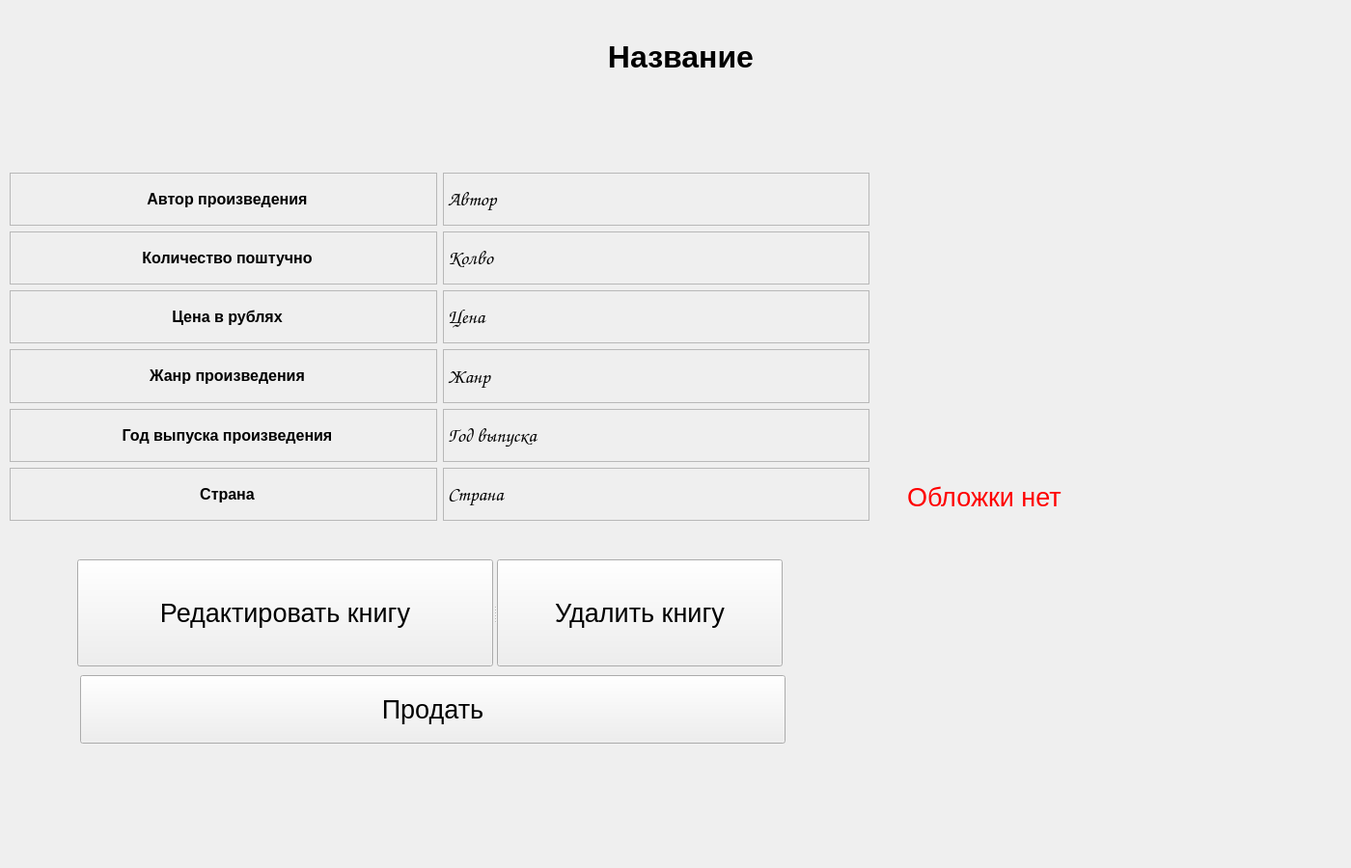
<?xml version="1.0" encoding="UTF-8"?>
<ui version="4.0">
 <class>Form</class>
 <widget class="QWidget" name="Form">
  <property name="enabled">
   <bool>true</bool>
  </property>
  <property name="geometry">
   <rect>
    <x>0</x>
    <y>0</y>
    <width>1400</width>
    <height>900</height>
   </rect>
  </property>
  <property name="minimumSize">
   <size>
    <width>1400</width>
    <height>900</height>
   </size>
  </property>
  <property name="maximumSize">
   <size>
    <width>1400</width>
    <height>900</height>
   </size>
  </property>
  <property name="baseSize">
   <size>
    <width>1400</width>
    <height>900</height>
   </size>
  </property>
  <property name="acceptDrops">
   <bool>false</bool>
  </property>
  <property name="windowTitle">
   <string>Больше информации о выбранной вами книге</string>
  </property>
  <property name="autoFillBackground">
   <bool>true</bool>
  </property>
  <property name="locale">
   <locale language="Russian" country="Russia"/>
  </property>
  <widget class="QLabel" name="titlelabel">
   <property name="geometry">
    <rect>
     <x>260</x>
     <y>30</y>
     <width>891</width>
     <height>96</height>
    </rect>
   </property>
   <property name="maximumSize">
    <size>
     <width>900</width>
     <height>900</height>
    </size>
   </property>
   <property name="toolTip">
    <string>&lt;html&gt;&lt;head/&gt;&lt;body&gt;&lt;p&gt;font-family: Impact, Charcoal, sans-serif&lt;/p&gt;&lt;p&gt;font-size: 48pt&lt;/p&gt;&lt;/body&gt;&lt;/html&gt;</string>
   </property>
   <property name="whatsThis">
    <string>&lt;html&gt;&lt;head/&gt;&lt;body&gt;&lt;p&gt;font-family: Impact, Charcoal, sans-serif&lt;/p&gt;&lt;p&gt;font-size: 48pt&lt;/p&gt;&lt;/body&gt;&lt;/html&gt;</string>
   </property>
   <property name="styleSheet">
    <string notr="true">font-family: 'Comic Sans MS', Gadget, sans-serif;
font-size: 24pt;</string>
   </property>
   <property name="text">
    <string>&lt;html&gt;&lt;head/&gt;&lt;body&gt;&lt;p align=&quot;center&quot;&gt;&lt;span style=&quot; font-weight:600;&quot;&gt;Название&lt;br/&gt;&lt;/span&gt;&lt;/p&gt;&lt;/body&gt;&lt;/html&gt;</string>
   </property>
  </widget>
  <widget class="QWidget" name="layoutWidget">
   <property name="geometry">
    <rect>
     <x>10</x>
     <y>179</y>
     <width>891</width>
     <height>361</height>
    </rect>
   </property>
   <layout class="QHBoxLayout" name="horizontalLayout">
    <item>
     <layout class="QVBoxLayout" name="verticalLayout_2">
      <item>
       <widget class="QLabel" name="label_3">
        <property name="styleSheet">
         <string notr="true">font-family: 'Comic Sans MS', Gadget, sans-serif;
font-size: 24pt;</string>
        </property>
        <property name="frameShape">
         <enum>QFrame::StyledPanel</enum>
        </property>
        <property name="text">
         <string>&lt;html&gt;&lt;head/&gt;&lt;body&gt;&lt;p align=&quot;center&quot;&gt;&lt;span style=&quot; font-size:12pt; font-weight:600;&quot;&gt;Автор произведения&lt;/span&gt;&lt;/p&gt;&lt;/body&gt;&lt;/html&gt;</string>
        </property>
       </widget>
      </item>
      <item>
       <widget class="QLabel" name="label_4">
        <property name="styleSheet">
         <string notr="true">font-family: 'Comic Sans MS', Gadget, sans-serif;
font-size: 24pt;</string>
        </property>
        <property name="frameShape">
         <enum>QFrame::StyledPanel</enum>
        </property>
        <property name="text">
         <string>&lt;html&gt;&lt;head/&gt;&lt;body&gt;&lt;p align=&quot;center&quot;&gt;&lt;span style=&quot; font-size:12pt; font-weight:600;&quot;&gt;Количество поштучно&lt;/span&gt;&lt;/p&gt;&lt;/body&gt;&lt;/html&gt;</string>
        </property>
       </widget>
      </item>
      <item>
       <widget class="QLabel" name="label_7">
        <property name="styleSheet">
         <string notr="true">font-family: 'Comic Sans MS', Gadget, sans-serif;
font-size: 24pt;</string>
        </property>
        <property name="frameShape">
         <enum>QFrame::StyledPanel</enum>
        </property>
        <property name="text">
         <string>&lt;html&gt;&lt;head/&gt;&lt;body&gt;&lt;p align=&quot;center&quot;&gt;&lt;span style=&quot; font-size:12pt; font-weight:600;&quot;&gt;Цена в рублях&lt;/span&gt;&lt;/p&gt;&lt;/body&gt;&lt;/html&gt;</string>
        </property>
       </widget>
      </item>
      <item>
       <widget class="QLabel" name="label_5">
        <property name="styleSheet">
         <string notr="true">font-family: 'Comic Sans MS', Gadget, sans-serif;
font-size: 24pt;</string>
        </property>
        <property name="frameShape">
         <enum>QFrame::StyledPanel</enum>
        </property>
        <property name="text">
         <string>&lt;html&gt;&lt;head/&gt;&lt;body&gt;&lt;p align=&quot;center&quot;&gt;&lt;span style=&quot; font-size:12pt; font-weight:600;&quot;&gt;Жанр произведения&lt;/span&gt;&lt;/p&gt;&lt;/body&gt;&lt;/html&gt;</string>
        </property>
       </widget>
      </item>
      <item>
       <widget class="QLabel" name="label_2">
        <property name="styleSheet">
         <string notr="true">font-family: 'Comic Sans MS', Gadget, sans-serif;
font-size: 24pt;</string>
        </property>
        <property name="frameShape">
         <enum>QFrame::StyledPanel</enum>
        </property>
        <property name="text">
         <string>&lt;html&gt;&lt;head/&gt;&lt;body&gt;&lt;p align=&quot;center&quot;&gt;&lt;span style=&quot; font-size:12pt; font-weight:600;&quot;&gt;Год выпуска произведения&lt;/span&gt;&lt;/p&gt;&lt;/body&gt;&lt;/html&gt;</string>
        </property>
       </widget>
      </item>
      <item>
       <widget class="QLabel" name="label_6">
        <property name="styleSheet">
         <string notr="true">font-family: 'Comic Sans MS', Gadget, sans-serif;
font-size: 24pt;</string>
        </property>
        <property name="frameShape">
         <enum>QFrame::StyledPanel</enum>
        </property>
        <property name="text">
         <string>&lt;html&gt;&lt;head/&gt;&lt;body&gt;&lt;p align=&quot;center&quot;&gt;&lt;span style=&quot; font-size:12pt; font-weight:600;&quot;&gt;Страна&lt;/span&gt;&lt;/p&gt;&lt;/body&gt;&lt;/html&gt;</string>
        </property>
       </widget>
      </item>
     </layout>
    </item>
    <item>
     <layout class="QVBoxLayout" name="verticalLayout">
      <item>
       <widget class="QLabel" name="authorlabel">
        <property name="styleSheet">
         <string notr="true">font-family: Comic Sans MS;
  font-size: 20px;

</string>
        </property>
        <property name="frameShape">
         <enum>QFrame::StyledPanel</enum>
        </property>
        <property name="text">
         <string>Автор</string>
        </property>
       </widget>
      </item>
      <item>
       <widget class="QLabel" name="countlabel">
        <property name="styleSheet">
         <string notr="true">font-family: Comic Sans MS;
  font-size: 20px;

</string>
        </property>
        <property name="frameShape">
         <enum>QFrame::StyledPanel</enum>
        </property>
        <property name="text">
         <string>Колво</string>
        </property>
       </widget>
      </item>
      <item>
       <widget class="QLabel" name="pricelabel">
        <property name="styleSheet">
         <string notr="true">font-family: Comic Sans MS;
  font-size: 20px;

</string>
        </property>
        <property name="frameShape">
         <enum>QFrame::StyledPanel</enum>
        </property>
        <property name="text">
         <string>Цена</string>
        </property>
       </widget>
      </item>
      <item>
       <widget class="QLabel" name="genrelabel">
        <property name="styleSheet">
         <string notr="true">font-family: Comic Sans MS;
  font-size: 20px;

</string>
        </property>
        <property name="frameShape">
         <enum>QFrame::StyledPanel</enum>
        </property>
        <property name="text">
         <string>Жанр</string>
        </property>
       </widget>
      </item>
      <item>
       <widget class="QLabel" name="rellabel">
        <property name="styleSheet">
         <string notr="true">font-family: Comic Sans MS;
  font-size: 20px;

</string>
        </property>
        <property name="frameShape">
         <enum>QFrame::StyledPanel</enum>
        </property>
        <property name="text">
         <string>Год выпуска</string>
        </property>
       </widget>
      </item>
      <item>
       <widget class="QLabel" name="countrylabel">
        <property name="styleSheet">
         <string notr="true">font-family: Comic Sans MS;
  font-size: 20px;

</string>
        </property>
        <property name="frameShape">
         <enum>QFrame::StyledPanel</enum>
        </property>
        <property name="text">
         <string>Страна</string>
        </property>
       </widget>
      </item>
     </layout>
    </item>
   </layout>
  </widget>
  <widget class="QSplitter" name="splitter">
   <property name="geometry">
    <rect>
     <x>80</x>
     <y>580</y>
     <width>731</width>
     <height>111</height>
    </rect>
   </property>
   <property name="orientation">
    <enum>Qt::Horizontal</enum>
   </property>
   <widget class="QPushButton" name="editBut">
    <property name="styleSheet">
     <string notr="true">font-family: 'Comic Sans MS', Gadget, sans-serif;
font-size: 20pt;</string>
    </property>
    <property name="text">
     <string>Редактировать книгу</string>
    </property>
   </widget>
   <widget class="QPushButton" name="deleteBut">
    <property name="styleSheet">
     <string notr="true">font-family: 'Comic Sans MS', Gadget, sans-serif;
font-size: 20pt;</string>
    </property>
    <property name="text">
     <string>Удалить книгу</string>
    </property>
   </widget>
  </widget>
  <widget class="QPushButton" name="sellBut">
   <property name="geometry">
    <rect>
     <x>83</x>
     <y>700</y>
     <width>731</width>
     <height>71</height>
    </rect>
   </property>
   <property name="styleSheet">
    <string notr="true">font-family: 'Comic Sans MS', Gadget, sans-serif;
font-size: 20pt;</string>
   </property>
   <property name="text">
    <string>Продать</string>
   </property>
  </widget>
  <widget class="QLabel" name="cover">
   <property name="geometry">
    <rect>
     <x>940</x>
     <y>160</y>
     <width>461</width>
     <height>711</height>
    </rect>
   </property>
   <property name="layoutDirection">
    <enum>Qt::LeftToRight</enum>
   </property>
   <property name="styleSheet">
    <string notr="true">color: red;
font-size: 20pt;</string>
   </property>
   <property name="frameShape">
    <enum>QFrame::NoFrame</enum>
   </property>
   <property name="frameShadow">
    <enum>QFrame::Raised</enum>
   </property>
   <property name="text">
    <string>Обложки нет</string>
   </property>
  </widget>
 </widget>
 <resources/>
 <connections/>
</ui>
